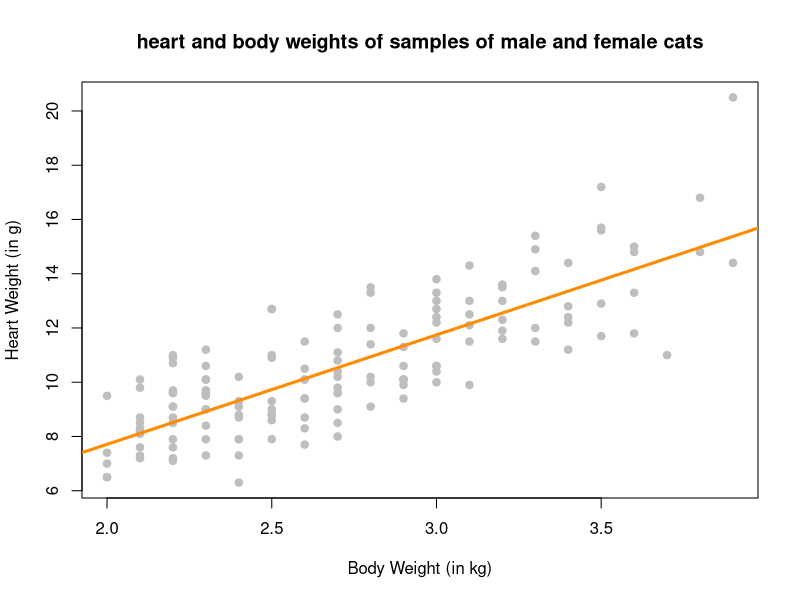
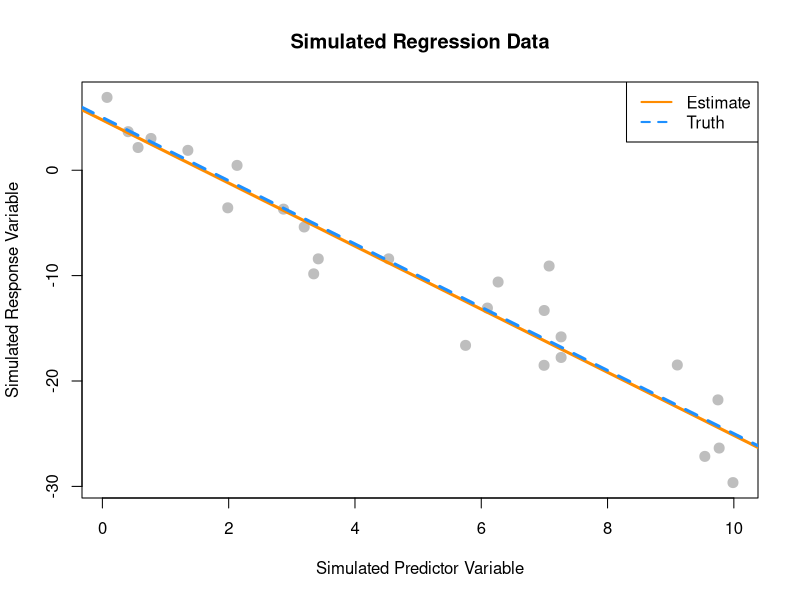
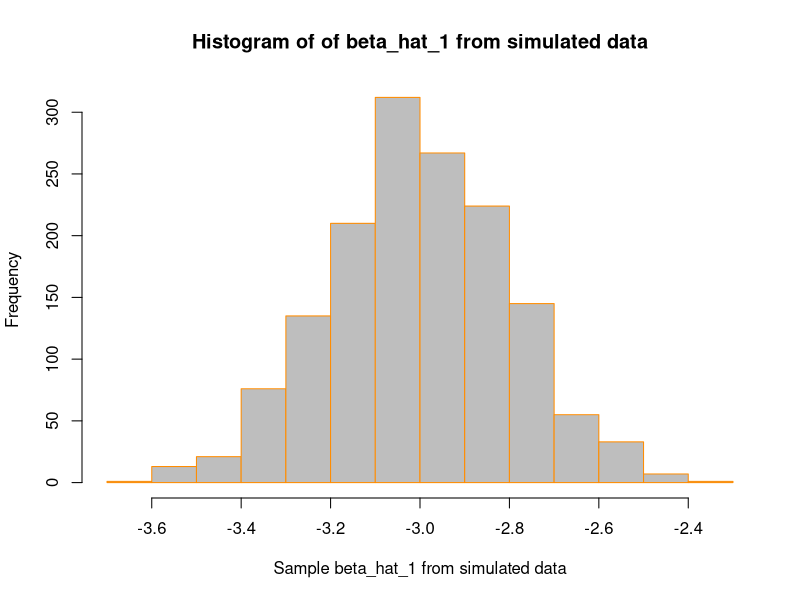
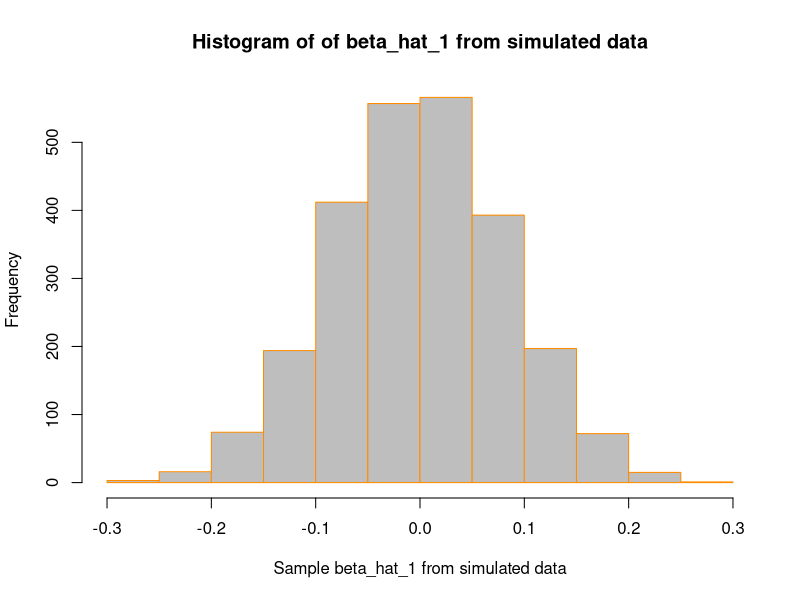
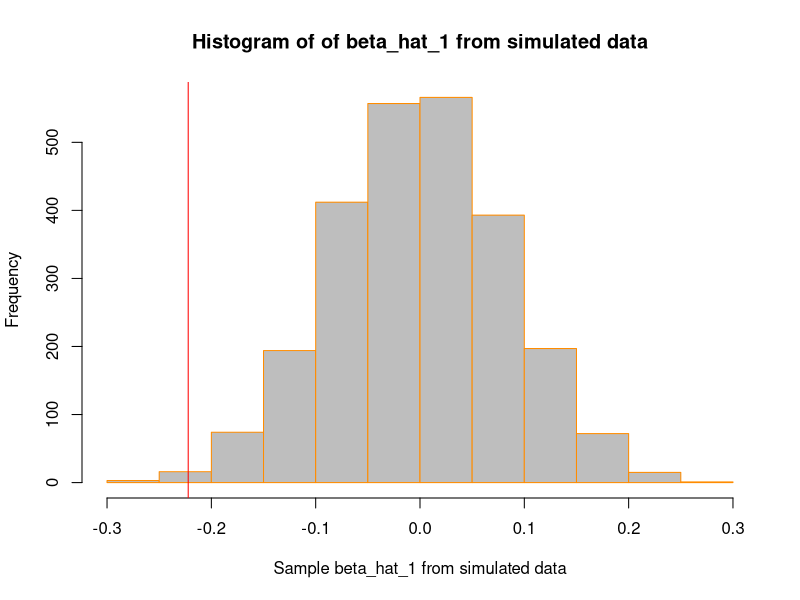

Write R code to recreate these figures, in order.
## ---- chunk 1
library(MASS)
data(cats)
## ---- chunk 2
cat_model=lm(Hwt ~ Bwt, data=cats)
summary(cat_model)
## ---- chunk 3
cat_model$coefficients
## ---- chunk 4
predict(cat_model, newdata = data.frame(Bwt = 2.7))
## ---- chunk 5
predict(cat_model, newdata = data.frame(Bwt = 4.4))
## ---- chunk 6
plot(Hwt ~ Bwt, data=cats,
     xlab = "Body Weight (in kg)",
     ylab = "Heart Weight (in g)",
     main = "heart and body weights of samples of male and female cats",
     pch = 20,
     cex = 1.5,
     col="grey")
abline(cat_model, lwd=3, col="darkorange")
## ---- chunk 7
summary(cat_model)$r.squared
## ---- chunk 8
get_sd_est <- function(fitted_vals, actual_vals, mle=FALSE){
    error = sum((actual_vals-fitted_vals)^2)
    if (mle==FALSE) {
        return (sqrt(error/(length(actual_vals)-2)))
    } else {
        return (sqrt(error/length(actual_vals)))
    }
}
## ---- chunk 9
get_sd_est(cat_model$fitted.values, cats$Hwt)
## ---- chunk 10
get_sd_est(cat_model$fitted.values, cats$Hwt, mle=TRUE)
## ---- chunk 11
summary(cat_model)$sigma
## ---- chunk 12
birthday = 19820517
set.seed(birthday)
## ---- chunk 13
x = runif(n = 25, 0, 10)
## ---- chunk 14
sim_slr = function(x, beta_0 = 10, beta_1 = 5, sigma = 1) {
  n = length(x)
  epsilon = rnorm(n, mean = 0, sd = sigma)
  y = beta_0 + beta_1 * x + epsilon
  data.frame(predictor = x, response = y)
}
sim_data = sim_slr(x = x, beta_0 = 5, beta_1 = -3, sigma = sqrt(10.24))
## ---- chunk 15
sim_fit = lm(response ~ predictor, data = sim_data)
sim_fit$coefficients
## ---- chunk 16
plot(response ~ predictor, data = sim_data,
     xlab = "Simulated Predictor Variable",
     ylab = "Simulated Response Variable",
     main = "Simulated Regression Data",
     pch  = 20,
     cex  = 2,
     col  = "grey")
abline(sim_fit, lwd = 3, lty = 1, col = "darkorange")
abline(5, -3, lwd = 3, lty = 2, col = "dodgerblue")
legend("topright", c("Estimate", "Truth"), lty = c(1, 2), lwd = 2,
       col = c("darkorange", "dodgerblue"))
## ---- chunk 17
beta_hat_1 = rep(0, 1500)
for (i in 1:1500){
    sim_data = sim_slr(x = x, beta_0 = 5, beta_1 = -3, sigma = sqrt(10.24))
    sim_fit = lm(response ~ predictor, data = sim_data)
    beta_hat_1[i]=coef(sim_fit)[2]
}
## ---- chunk 18
mean(beta_hat_1)
sd(beta_hat_1)
## ---- chunk 19
hist(beta_hat_1, 
     xlab="Sample beta_hat_1 from simulated data",
     main= "Histogram of of beta_hat_1 from simulated data",
     col="grey",
     border = "darkorange")
## ---- chunk 20
birthday = 19820517
set.seed(birthday)
## ---- chunk 21
x = runif(n = 75, 0, 10)
## ---- chunk 22
beta_hat_1 = rep(0, 2500)
for (i in 1:2500){
    sim_data = sim_slr(x = x, beta_0 = 3, beta_1 = 0, sigma = sqrt(4))
    sim_fit = lm(response ~ predictor, data = sim_data)
    beta_hat_1[i]=coef(sim_fit)[2]
}
## ---- chunk 23
hist(beta_hat_1, 
     xlab="Sample beta_hat_1 from simulated data",
     main= "Histogram of of beta_hat_1 from simulated data",
     col="grey",
     border = "darkorange")
## ---- chunk 24
skeptic <- read.csv("skeptic.csv")
skep_fit = lm(response ~ predictor, data = skeptic)
coef(skep_fit)[2]
## ---- chunk 25
hist(beta_hat_1, 
     xlab="Sample beta_hat_1 from simulated data",
     main= "Histogram of of beta_hat_1 from simulated data",
     col="grey",
     border = "darkorange")
abline(v = coef(skep_fit)[2], col = "red")
## ---- chunk 26
sum(beta_hat_1 < coef(skep_fit)[["predictor"]])/(length(beta_hat_1))
sum(beta_hat_1 < coef(skep_fit)[["predictor"]])/(length(beta_hat_1)) * 2
## ---- chunk 27
z = (coef(skep_fit)[["predictor"]] - mean(beta_hat_1)) / sd(beta_hat_1)
z
## ---- chunk 28
data(Ozone, package = "mlbench")
Ozone = Ozone[, c(4, 6, 7, 8)]
colnames(Ozone) = c("ozone", "wind", "humidity", "temp")
Ozone = Ozone[complete.cases(Ozone), ]
## ---- chunk 29
w_model = lm(ozone~wind, data=Ozone)
h_model = lm(ozone~humidity, data=Ozone)
t_model = lm(ozone~temp, data=Ozone)

fun_rmse <- function(model){
sqrt(sum(model$residuals ^ 2)/length(model$residuals))
    }

df <- data.frame(Model=character(),
                 RMSE=double(),
                 RSQUARED=double(),
                 stringsAsFactors=FALSE)

df[1,]=c("Wind Model", fun_rmse(w_model), summary(w_model)$r.squared)
df[2,]=c("Humidity Model", fun_rmse(h_model), summary(h_model)$r.squared)
df[3,]=c("Temprature Model", fun_rmse(t_model), summary(t_model)$r.squared)

knitr::kable(df, format = "markdown")
